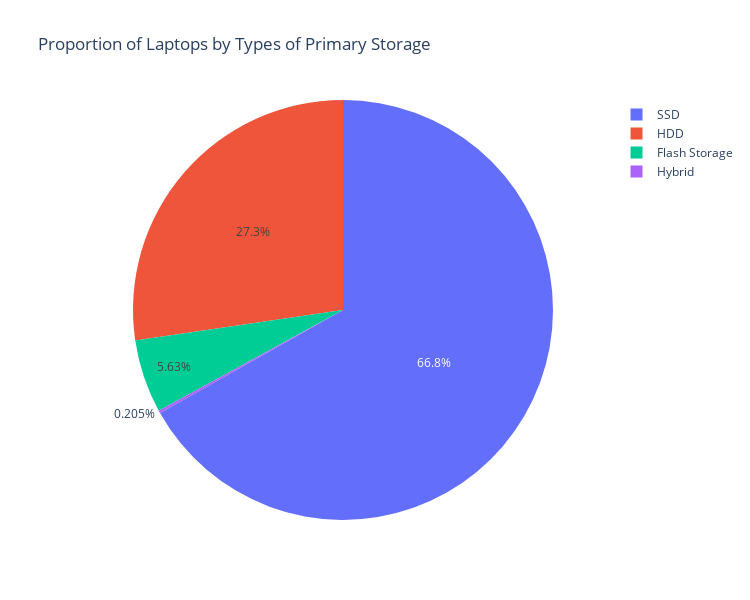

The cell this chart's notebook holds for it:
### Code cell
grouped_storage_1_type = laptop.groupby('storage_1_type').size().reset_index(name='counts')

fig = px.pie(grouped_storage_1_type, names = 'storage_1_type', values = 'counts', labels={'counts': 'Jumlah Laptop'}, title='Proportion of Laptops by Types of Primary Storage ')
fig.update_layout(width = 750, height = 600)

fig.show()

### Figure 1 — Plotly figure (JSON) as saved in the notebook; plotly's stock layout.template omitted (floating-point values rounded to 4 significant figures)
{"data": [{"domain": {"x": [0, 1], "y": [0, 1]}, "hovertemplate": "storage_1_type=%{label}<br>Jumlah Laptop=%{value}<extra></extra>", "labels": ["Flash Storage", "HDD", "Hybrid", "SSD"], "legendgroup": "", "name": "", "showlegend": true, "type": "pie", "values": [55, 267, 2, 653]}], "layout": {"height": 600, "legend": {"tracegroupgap": 0}, "title": {"text": "Proportion of Laptops by Types of Primary Storage "}, "width": 750}}
